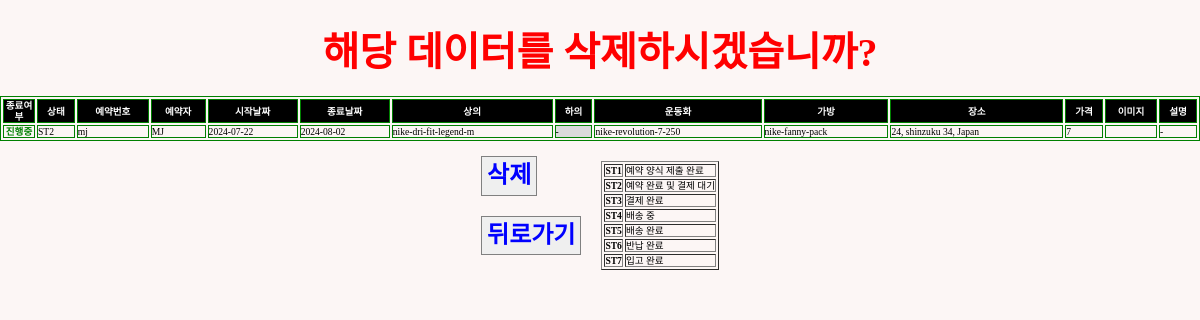
Screenshot of /sterna/delpage/mj (signed in) with the database file from the repository.
### reservation/models.py (models this page shows)
class Reservation(models.Model):
    STATUS_CHOICE = [
        ("ST1", "예약 양식 제출 완료"),
        ("ST2", "예약 완료 및 결제 대기"),
        ("ST3", "결제 완료"),
        ("ST4", "배송 중"),
        ("ST5", "배송 완료"),
        ("ST6", "반납 완료"),
        ("ST7", "입고 완료"),
    ]
    reserv_id = models.CharField(
        max_length=20,
        primary_key=True,
        default="ste-" + datetime.now().strftime("%Y%m%dT%H%M%S"),
    )
    client = models.CharField(max_length=20)
    contact = models.CharField(max_length=50, blank=False)
    start_date = models.DateField()
    start_time = models.TimeField(blank=True, default=timezone.now)
    end_date = models.DateField()
    end_time = models.TimeField(blank=True, default=timezone.now)
    top = models.ForeignKey(
        Item,
        on_delete=models.CASCADE,
        limit_choices_to={"category": "top"},
        related_name="topName",
        blank=True,
        null=True,
    )
    bottom = models.ForeignKey(
        Item,
        on_delete=models.CASCADE,
        limit_choices_to={"category": "bottom"},
        related_name="bottomName",
        blank=True,
        null=True,
    )
    shoes = models.ForeignKey(
        Item,
        on_delete=models.CASCADE,
        limit_choices_to={"category": "shoes"},
        related_name="shoesName",
        blank=True,
        null=True,
    )
    bag = models.ForeignKey(
        Item,
        on_delete=models.CASCADE,
        limit_choices_to={"category": "bag"},
        related_name="bagName",
        blank=True,
        null=True,
    )
    image = models.ImageField(upload_to="", blank=True)
    desc = models.TextField(blank=True, default="-")
    status = models.CharField(
        max_length=3,
        choices=STATUS_CHOICE,
        default="ST1",
    )
    completed = models.BooleanField(default=False)
    cost = models.IntegerField(default=0)
    location = models.CharField(max_length=50, blank=False)
    paypal_link = models.CharField(max_length=50, blank=False, default="free")
    def __str__(self):
        return str(self.completed) + " " + self.client + "_" + self.reserv_id

class Item(models.Model):
    CATEGORY = [
        ("shoes", "Shoes"),
        ("top", "Top"),
        ("bottom", "Bottom"),
        ("bag", "Bag & Pouch"),
        ("etc", "ETC"),
    ]
    SIZE = [
        ("Others", "free"),
        (
            "shoes",
            (
                ("220", "220mm"),
                ("225", "225mm"),
                ("230", "230mm"),
                ("235", "235mm"),
                ("240", "240mm"),
                ("245", "245mm"),
                ("250", "250mm"),
                ("255", "255mm"),
                ("260", "260mm"),
                ("265", "265mm"),
                ("270", "270mm"),
                ("275", "275mm"),
                ("280", "280mm"),
                ("285", "285mm"),
                ("290", "290mm"),
                ("295", "295mm"),
                ("300", "300mm"),
            ),
        ),
        (
            "top",
            (
                ("XS", "XS"),
                ("S", "S"),
                ("M", "M"),
                ("L", "L"),
                ("XL", "XL"),
                ("XXL", "XXL"),
            ),
        ),
        (
            "bottom",
            (
                ("XS", "XS"),
                ("S", "S"),
                ("M", "M"),
                ("L", "L"),
                ("XL", "XL"),
                ("XXL", "XXL"),
            ),
        ),
    ]
    GENDER = {("M", "Male"), ("F", "Female"), ("E", "NO Gender")}
    category = models.CharField(max_length=10, choices=CATEGORY)
    gender = models.CharField(max_length=1, blank=True, choices=GENDER)
    name = models.CharField(max_length=20, blank=True)
    model_num = models.CharField(primary_key=True, max_length=50, blank=True)
    size = models.CharField(max_length=10, blank=True, choices=SIZE)
    amount = models.IntegerField(default=0, blank=True)
    link = models.URLField(blank=True)
    def __str__(self):
        return self.model_num

### reservation/views.py (the view)
# urls.py: path("sterna/delpage/<str:pk>", views.delpage, name="delpage"),
@login_required(login_url="users:login")
def delpage(request, pk):
    reservation = Reservation.objects.filter(pk=pk)
    print(reservation)
    return render(request, "admin/delete.html", {"reservation": reservation})

### templates/admin/delete.html (shortened to what this page needs)
{% load static %}
<!DOCTYPE html>
<html lang="en">
  <head>
    <link rel="stylesheet" type="text/css" href="{% static 'css/sterna.css' %}"/>
    <link rel="stylesheet" type="text/css" href="{% static 'css/normalize.css' %}"/>
    <link href="https://cdnjs.cloudflare.com/ajax/libs/bootstrap-datetimepicker/3.0.0/css/bootstrap-datetimepicker.min.css" rel="stylesheet"/>
  </head>
  <body>
    {% for data in reservation %}
      <div class="tocenter">
        <div class="flex-row" style="width:100%; margin: 30px 0 20px 0; justify-content:space-around;">
          <div>
            <p style="font-size:2.5rem; font-weight:bold; color:red;">해당 데이터를 삭제하시겠습니까?</p>
          </div>
        </div>
      </div>
      <table border="1" bordercolor="green" style="font-size:0.6rem; width:100%;">
        <tr style="background-color:black; color:white;">
          <th scope="col" style="width:30px; text-align:center">종료여부</th>
          <th scope="col">상태</th>
          <th scope="col">예약번호</th>
          <th scope="col">예약자</th>
          <th scope="col">시작날짜</th>
          <th scope="col">종료날짜</th>
          <th scope="col">상의</th>
          <th scope="col">하의</th>
          <th scope="col">운동화</th>
          <th scope="col">가방</th>
          <th scope="col">장소</th>
          <th scope="col">가격</th>
          <th scope="col" style="width:50px; text-align:center">이미지</th>
          <th scope="col">설명</th>
        </tr>
        <tr>
          {% if data.completed == True %}
            <td style="color:white; font-weight:bold; background-color:grey; text-align:center;">완료</td>
          {% else %}
            <td style="color:green; font-weight:bold; text-align:center;">진행중</td>
          {% endif %}
          <td>{{data.status}}</td>
          <td>{{data.reserv_id}}</td>
          <td>{{data.client}}</td>
          <td>{{data.start_date | date:"Y-m-d"}}</td>
          <td>{{data.end_date | date:"Y-m-d"}}</td>
          {% if data.top.name == None %}
            <td style='background-color:#DBDBDB;'>-</td>
          {% else %}
            <td>{{data.top}}</td>
          {% endif %}
          {% if data.bottom.name == None %}
            <td style='background-color:#DBDBDB;'>-</td>
          {% else %}
            <td>{{data.bottom}}</td>
          {% endif %}
          {% if data.shoes.name == None %}
            <td style='background-color:#DBDBDB;'>-</td>
          {% else %}
            <td>{{data.shoes}}</td>
          {% endif %}
          {% if data.bag.name == None %}
            <td style='background-color:#DBDBDB;'>-</td>
          {% else %}
            <td>{{data.bag}}</td>
          {% endif %}
          <td>{{data.location}}</td>
          <td>{{data.cost}}</td>
          <td>{{data.image}}</td>
          <td>{{data.desc}}</td>
        </tr>
      </table>
      <div class="flex-row">
        <div class="flex-column">
          <div class="del-button">
            <a href="{% url "reservation:delreserv" data.pk %}">
              <button style="padding: 5px; color:blue; font-weight:bold; font-size:1.5rem;">삭제</button>
            </a>
          </div>
          <div class="tocenter" style="margin:20px 0 0 0;">
            <a href="{% url "reservation:data" %}">
              <button style="padding: 5px; color:blue; font-weight:bold; font-size:1.5rem;">뒤로가기</button>
            </a>
          </div>
        </div>
        <table style="margin:20px 0 0 20px;" border="1">
          <tr style='font-weight:normal; font-size:0.6rem;'>
            <th>ST1</th>
            <td>예약 양식 제출 완료</td>
          </tr>
          <tr style='font-weight:normal; font-size:0.6rem;'>
            <th>ST2</th>
            <td>예약 완료 및 결제 대기</td>
          </tr>
          <tr style='font-weight:normal; font-size:0.6rem;'>
            <th>ST3</th>
            <td>결제 완료</td>
          </tr>
          <tr style='font-weight:normal; font-size:0.6rem;'>
            <th>ST4</th>
            <td>배송 중</td>
          </tr>
          <tr style='font-weight:normal; font-size:0.6rem;'>
            <th>ST5</th>
            <td>배송 완료</td>
          </tr>
          <tr style='font-weight:normal; font-size:0.6rem;'>
            <th>ST6</th>
            <td>반납 완료</td>
          </tr>
          <tr style='font-weight:normal; font-size:0.6rem;'>
            <th>ST7</th>
            <td>입고 완료</td>
          </tr>
        </table>
      </div>
    {% endfor %}
  </body>
</html>

### static/css/sterna.css (style rules this page uses)
:root { --sterun-primary-color: #fbff00; --sterun-secondary-color: #3A3A3A; --sterun-thirdary-color: #4467AF; --sterun-white-color: #FCF6F5; --sterun-black-color: #1d1d1d; --sterun-grey-color: #E8E8E8; }
* { margin: 0; padding: 0; font-family: "SCDream"; z-index:100; }
html, body { background-color: var(--sterun-white-color); margin-top: 100px; min-height: 100%; margin: 0; }
a { color: var(--sterun-black-color); text-decoration: none; }
button { border: 1px solid grey; }
.tocenter { display: flex; flex-direction: column; align-items: center; width:100%; }
.flex-row { display: flex; flex-direction: row; flex-flow: wrap; justify-content: center; }
.flex-column { justify-content: center; display: flex; flex-direction: column; }

### rows the page displays
Reservation: completed "진행중", status "ST2", reserv_id "mj", client "MJ", start_date "2024-07-22", end_date "2024-08-02", top "nike-dri-fit-legend-m", shoes "nike-revolution-7-250", bag "nike-fanny-pack", location "24, shinzuku 34, Japan", cost "7", desc "-"
